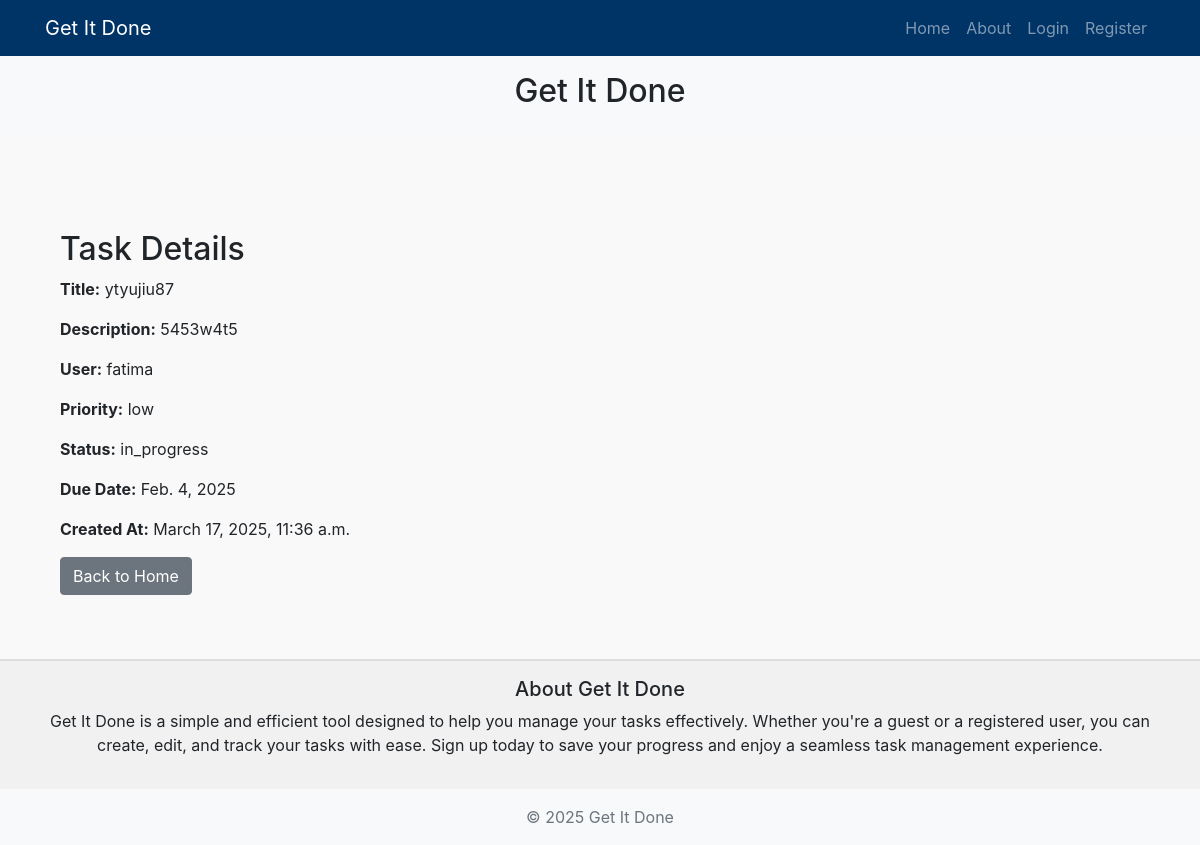
Before: /task/13/ with the older database file.
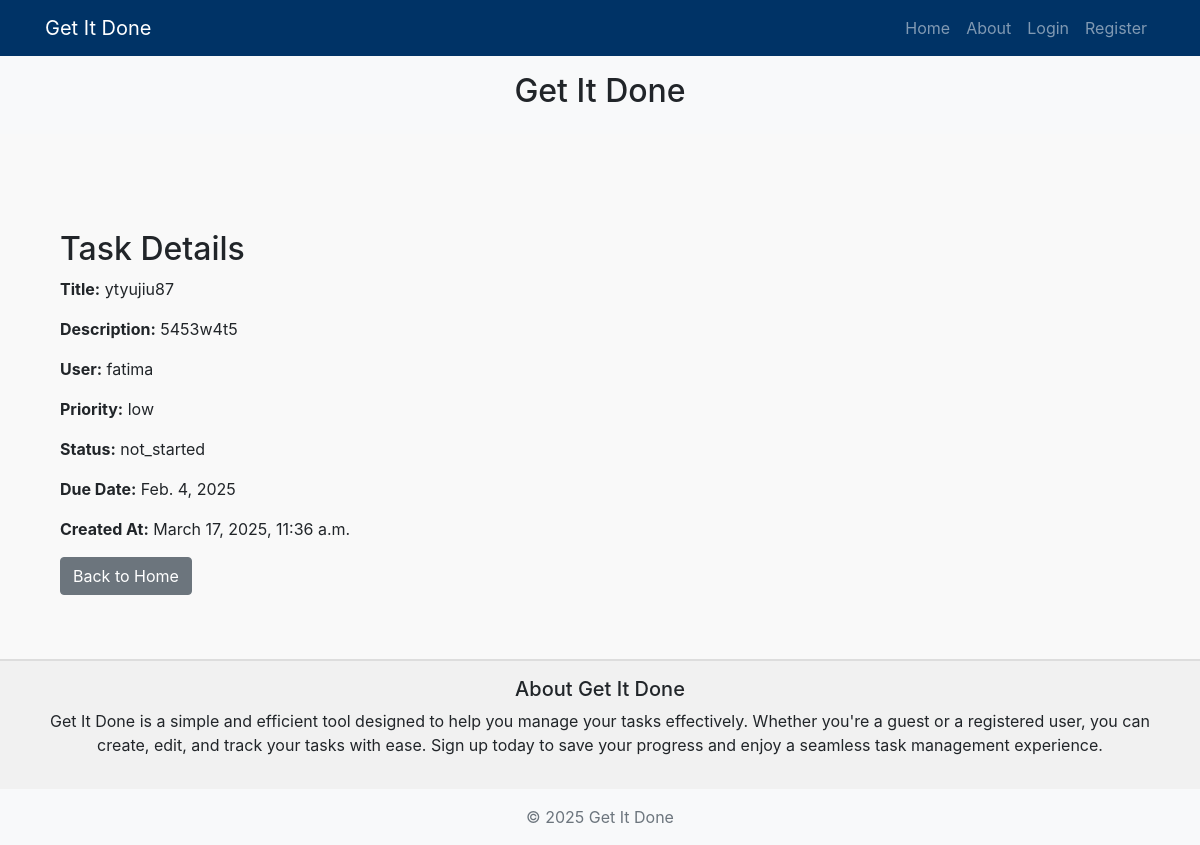
After: the same page with the newer database file.
### tasks/models.py (models this page shows, shortened)
class Task(models.Model):
    PRIORITY_CHOICES = [
        ('low', 'Low'),
        ('medium', 'Medium'),
        ('high', 'High'),
    ]
    STATUS_CHOICES = [
        ('not_started', 'Not Started'),
        ('in_progress', 'In Progress'),
        ('done', 'Done'),
    ]
    title = models.CharField(max_length=255)
    description = models.TextField()
    user = models.ForeignKey(User, on_delete=models.CASCADE, null=True, blank=True)
    priority = models.CharField(max_length=50, choices=PRIORITY_CHOICES)
    status = models.CharField(max_length=50, choices=STATUS_CHOICES)
    due_date = models.DateField()
    created_at = models.DateTimeField(auto_now_add=True)

### tasks/views.py (the view)
# urls.py: path('task/<int:task_id>/', views.task_detail_view, name='task_detail'),
def task_detail_view(request, task_id):
    task = get_object_or_404(Task, id=task_id)
    return render(request, 'tasks/task_detail.html', {'task': task})

### tasks/templates/tasks/task_detail.html (shortened to what this page needs)
{% extends 'tasks/base.html' %}
{% load static %}
{% block content %}
<section class="container mt-5">
    <h2>Task Details</h2>
    <p><strong>Title:</strong> {{ task.title }}</p>
    <p><strong>Description:</strong> {{ task.description }}</p>
    <p><strong>User:</strong> {{ task.user.username }}</p>
    <p><strong>Priority:</strong> {{ task.priority }}</p>
    <p><strong>Status:</strong> {{ task.status }}</p>
    <p><strong>Due Date:</strong> {{ task.due_date }}</p>
    <p><strong>Created At:</strong> {{ task.created_at }}</p>
    <a href="{% url 'home' %}" class="btn btn-secondary">Back to Home</a>
</section>
{% endblock %}

Changed rows visible on the page:
changed Task "ytyujiu87": status "in_progress" → "not_started"
